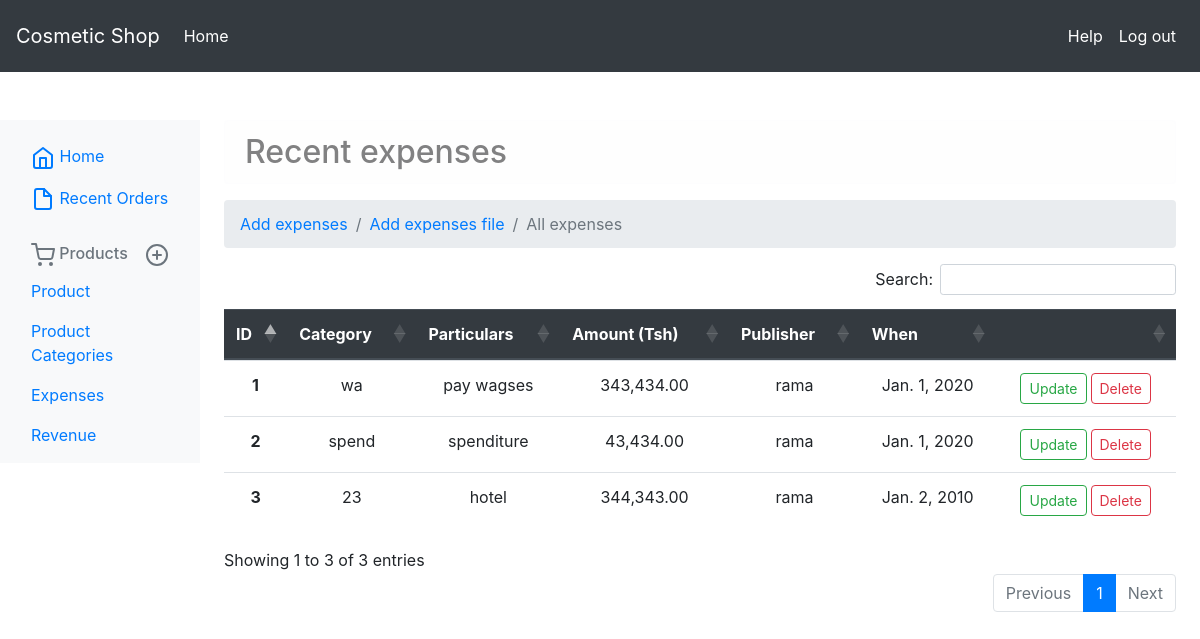
/manage/expsenses-list/ (signed in), run on the app's committed database.
### manage/models.py (models this page shows)
class Expenses(models.Model):
    is_file = models.BooleanField(default=False)
    category = models.CharField(max_length=100, blank=True, null=True)
    particulars = models.CharField(max_length=500, blank=True, null=True)
    amount = models.DecimalField(max_length=9, decimal_places=2, max_digits=11)
    publisher = models.ForeignKey(User, on_delete=models.DO_NOTHING, related_name='expenses_pub')
    date = models.DateField(blank=True, null=True)
    created = models.DateTimeField(auto_now_add=True)
    updated = models.DateTimeField(auto_now=True, null=True)

### auths/models.py (models this page shows)
class User(AbstractUser):
    is_pos = models.BooleanField(default=False, blank=True, null=True)
    is_manager = models.BooleanField(default=False, blank=True, null=True)
    is_super_manager = models.BooleanField(default=False, blank=True, null=True)
    is_admin = models.BooleanField(default=False)

### manage/views.py (the view)
# urls.py: path('expsenses-list/', views.ExpensesListView.as_view(), name='list_expenses'),
@method_decorator([login_required, manager_required], name='dispatch')
class ExpensesListView(generic.ListView):
    model = Expenses
    template_name = 'manage/product/expenses/list.html'

### manage/templates/manage/product/expenses/list.html (shortened to what this page needs)
{% extends 'manage/base.html' %}
{% load humanize %}
{% block ext %}
    {% block extra_css %}
    <link rel="stylesheet" href="https://cdnjs.cloudflare.com/ajax/libs/twitter-bootstrap/4.1.3/css/bootstrap.css">
    <link rel="stylesheet" href="https://cdn.datatables.net/1.10.21/css/dataTables.bootstrap4.min.css">
    <link href="https://stackpath.bootstrapcdn.com/font-awesome/4.7.0/css/font-awesome.min.css" rel="stylesheet">
    <link rel="stylesheet" href="https://cdnjs.cloudflare.com/ajax/libs/tempusdominus-bootstrap-4/5.1.2/css/tempusdominus-bootstrap-4.min.css" />
{% endblock %}
{% endblock %}
{% block products %}
<div class="alert alert-light h2">Recent expenses</div>
    <nav aria-label="breadcrumb">
  <ol class="breadcrumb">
    <li class="breadcrumb-item"><a href="{% url 'manage:add_expenses' %}">Add expenses</a></li>
      <li class="breadcrumb-item"><a href="{% url 'manage:add_expense_from_file' %}">Add expenses file</a></li>
    <li class="breadcrumb-item active" aria-current="page">All expenses</li>
  </ol>
</nav>
    {% if object_list %}
            <table class="table text-center" id="shop_table">
  <thead class="thead-dark">
    <tr>
      <th scope="col">ID</th>
      <th scope="col">Category</th>
      <th scope="col">Particulars</th>
      <th scope="col">Amount (Tsh)</th>
      <th scope="col">Publisher</th>
      <th scope="col">When</th>
      {% if not user.is_pos %}<th></th>{% endif %}
    </tr>
  </thead>
  <tbody>
  {% for res in object_list %}
    <tr>
      <th scope="row">{{ res.id }}</th>
      <td>{{ res.category|truncatewords_html:2 }}</td>
      <td>{{ res.particulars|truncatewords_html:2 }}</td>
      <td>{{ res.amount|intcomma }}</td>
      <td>{{ res.publisher }}</td>
      <td>{{ res.date }}</td>
      {% if not user.is_pos %}<td><span class="mr-1"><a class="btn btn-sm btn-outline-success rounded" href="{% url 'manage:update_expenses' res.pk %}">Update</a></span><span><a class="btn btn-sm btn-outline-danger rounded" href="{% url 'manage:delete_expenses' res.id %}">Delete</a> </span></td>{% endif %}
    </tr>
  {% endfor %}
  </tbody>
</table>
    {% else %}
        <div class="alert alert-danger">No expenses recorded yet!</div>
    {% endif %}
{% endblock %}

### data on the page
Expenses: id "1", category "wa", particulars "pay wagses", amount "343,434.00", publisher "rama", date "Jan. 1, 2020"
Expenses: id "2", category "spend", particulars "spenditure", amount "43,434.00", publisher "rama", date "Jan. 1, 2020"
Expenses: id "3", category "23", particulars "hotel", amount "344,343.00", publisher "rama", date "Jan. 2, 2010"
